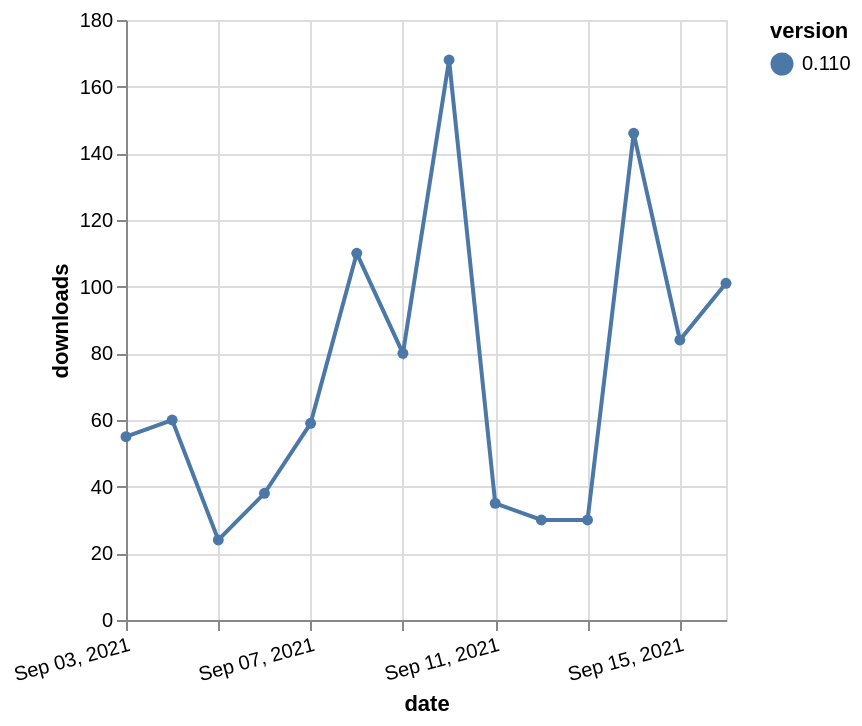

Write a Vega-Lite specification for this figure.
### Vega-Lite specification from a JSON file in a GitHub repository (floating-point values rounded to 4 significant figures)
{"$schema": "https://vega.github.io/schema/vega-lite/v5.json", "description": "A simple bar chart with embedded data.", "data": {"values": [{"date": "2021-09-03", "total": 76016, "delta": 55, "version": "0.110"}, {"date": "2021-09-04", "total": 76076, "delta": 60, "version": "0.110"}, {"date": "2021-09-05", "total": 76100, "delta": 24, "version": "0.110"}, {"date": "2021-09-06", "total": 76138, "delta": 38, "version": "0.110"}, {"date": "2021-09-07", "total": 76197, "delta": 59, "version": "0.110"}, {"date": "2021-09-08", "total": 76307, "delta": 110, "version": "0.110"}, {"date": "2021-09-09", "total": 76387, "delta": 80, "version": "0.110"}, {"date": "2021-09-10", "total": 76555, "delta": 168, "version": "0.110"}, {"date": "2021-09-11", "total": 76590, "delta": 35, "version": "0.110"}, {"date": "2021-09-12", "total": 76620, "delta": 30, "version": "0.110"}, {"date": "2021-09-13", "total": 76650, "delta": 30, "version": "0.110"}, {"date": "2021-09-14", "total": 76796, "delta": 146, "version": "0.110"}, {"date": "2021-09-15", "total": 76880, "delta": 84, "version": "0.110"}, {"date": "2021-09-16", "total": 76981, "delta": 101, "version": "0.110"}]}, "width": "container", "mark": {"type": "line", "point": {"filled": true}}, "encoding": {"x": {"field": "date", "type": "temporal", "timeUnit": "yearmonthdate", "title": "date", "axis": {"labelAngle": -15}}, "y": {"field": "delta", "type": "quantitative", "title": "downloads"}, "color": {"field": "version", "type": "nominal"}, "tooltip": {"field": "delta"}}}
